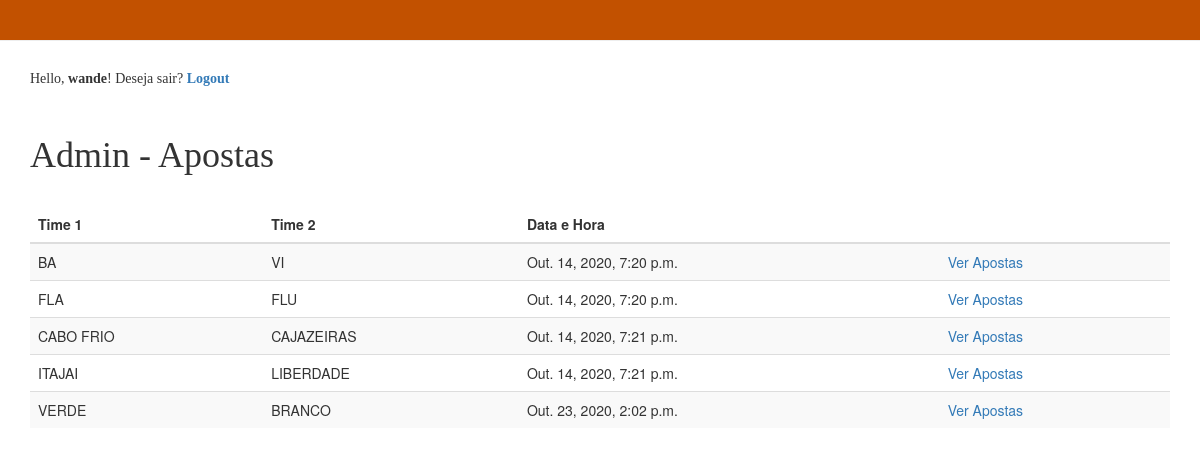
Page /adminApostas/ (signed in) on the committed database.
### apostas/models.py (models this page shows, shortened)
class Partida (models.Model):
	time1 = models.CharField(max_length=50, null=True)
	time2 = models.CharField(max_length=50, null=True)
	placar1 = models.IntegerField(default=0)
	placar2 = models.IntegerField(default=0)
	data_partida = models.DateTimeField(auto_now_add=True, null=True)
	time1Venceu = models.BooleanField(default=False)
	time2Venceu = models.BooleanField(default=False)
	empate = models.BooleanField(default=False)

### apostas/views.py (the view)
# urls.py: path('adminApostas/', views.adminApostas, name='adminApostas'),
@login_required(login_url = 'loginPage')
def adminApostas(request):
	apostas = Aposta.objects.all()
	partidas = Partida.objects.all()
	context = {'partidas':partidas,'apostas':apostas}
	return render (request, 'apostas/adminApostas.html', context)

### apostas/templates/apostas/adminApostas.html (shortened to what this page needs)
{% extends 'apostas/base.html' %}
{% block content %}
<span><h5>Hello, <b>{{request.user}}</b>! Deseja sair?</span>
	<span><b><a href="{% url 'logout' %}">Logout</a></b></h5></span><br>
<h1>Admin - Apostas</h1><br>
<table class="table table-striped">
	<thead>
	  <tr>
		<th scope="col">Time 1</th>
		<th scope="col">Time 2</th>
		<th scope="col">Data e Hora</th>
		<th scope="col"></th>
	  </tr>
	</thead>
	<tbody>
     {% for partida in partidas %}
			<tr>
				<td>{{partida.time1}}</td>
				<td>{{partida.time2}}</td>
				<td>{{partida.data_partida}}</td>
				<td><a href="{% url 'partidaApostasFeitas' partida.id %}">Ver Apostas</a></td>
			</tr>
		{% endfor %}
	</tbody>
  </table>
{% endblock %}

### apostas/static/css/apostas.css (style rules this page uses)
h1, h2, h3, h4, h5 { font-family: 'Lucida Console'; }

### rows in the picture
Partida: time1 "BA", time2 "VI", data_partida "Out. 14, 2020, 7:20 p.m."
Partida: time1 "FLA", time2 "FLU", data_partida "Out. 14, 2020, 7:20 p.m."
Partida: time1 "CABO FRIO", time2 "CAJAZEIRAS", data_partida "Out. 14, 2020, 7:21 p.m."
Partida: time1 "ITAJAI", time2 "LIBERDADE", data_partida "Out. 14, 2020, 7:21 p.m."
Partida: time1 "VERDE", time2 "BRANCO", data_partida "Out. 23, 2020, 2:02 p.m."

### other values in the picture
{{ request.user }} "wande"
